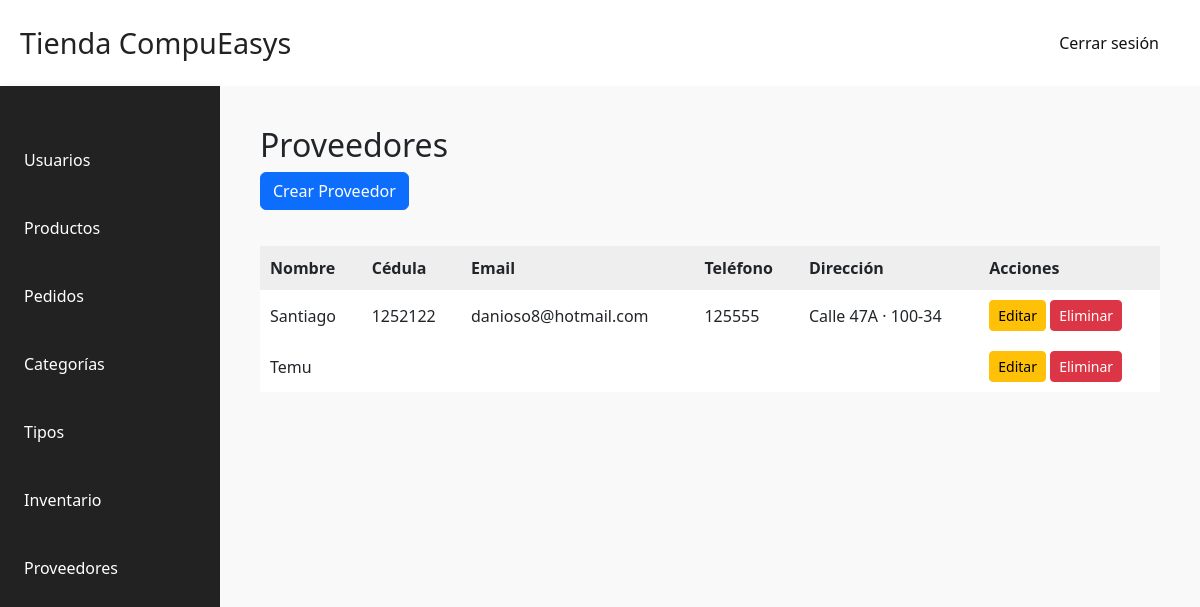
Page /dashboard/dashboard_home/?view=proveedores (signed in) on the committed database.
### core/models.py (models this page shows, shortened)
class proveedor(models.Model):
    nombre = models.CharField(max_length=100)
    cedulaOnita = models.CharField(max_length=20)
    telefono = models.CharField(max_length=20)
    email = models.EmailField()
    direccion = models.CharField(max_length=255)

### dashboard/views.py (the view, shortened to what this page needs)
# urls.py: path('dashboard_home/', dashboard_home, name='dashboard_home'),
@superuser_required
def dashboard_home(request):
    crear_producto_url = f"{reverse('dashboard_home')}?view=productos&crear=1"
    productos = ProductStore.objects.all()
    categorias = Category.objects.all()
    tipos = Type.objects.all()
    proveedores = proveedor.objects.all()
    userSimples = register_superuser.objects.all()
    show_create_product_form = request.GET.get('view') == 'productos' and request.GET.get('crear') == '1'
    return render(request, 'dashboard/dashboard_home.html', {
        'productos': productos,
        'categorias': categorias,
        'tipos': tipos,
        'proveedores': proveedores,
        'usuarios': userSimples,
        'show_create_product_form': show_create_product_form,
    })

### dashboard/views.py (called while the page is built)
def superuser_required(view_func):
    @wraps(view_func)
    def _wrapped_view(request, *args, **kwargs):
        if request.session.get('superuser_id'):
            return view_func(request, *args, **kwargs)
        return redirect('/login_user/?next=' + request.path)
    return _wrapped_view

### dashboard/templates/dashboard/dashboard_home.html (shortened to what this page needs)
{% load static %}
<!DOCTYPE html>
<html lang="es">
<head>
    <link rel="stylesheet" href="{% static 'css/dashboard.css' %}" />
    <link rel="stylesheet" href="{% static 'css/main.css' %}" />
   <link href="https://cdn.jsdelivr.net/npm/bootstrap@5.3.8/dist/css/bootstrap.min.css" rel="stylesheet">
</head>
<body>
    <header>
       <div class="admin-container">
         <h1>Tienda CompuEasys</h1>
          <div class="logout-container">
            <form method="post" action="{% url 'logout_view' %}">
                <button type="submit" class="btn ">Cerrar sesión</button>
            </form>
          </div>
       </div>
    </header>
    <div class="dashboard-container">
        <aside class="sidebar">
            <ul>
                <li><a href="?view=usuarios">Usuarios</a></li>
                <li><a href="?view=productos">Productos</a></li>
                <li><a href="?view=pedidos">Pedidos</a></li>
                <li><a href="?view=categoria">Categorías</a></li>
                <li><a href="?view=tipos">Tipos</a></li>
                <li><a href="?view=inventario">Inventario</a></li>
                <li><a href="?view=proveedores">Proveedores</a></li>
            </ul>
        </aside>
        <main class="main-content">
            {% if request.GET.view == "usuarios" %}
                <h2>Usuarios</h2>
                 <input type="hidden" name="csrfmiddlewaretoken" value="{{ csrf_token }}">
                <table>
                    <tr>
                        <th>Username</th>
                        <th>Email</th>
                        <th>Staff</th>
                        <th>Super</th>
                        <th>Activo</th>
                        <th>Admin</th>
                        <th>Acciones</th>
                    </tr>
                    {% for usuario in usuarios %}
                    <tr>
                        <td>{{ usuario.username }}</td>
                        <td>{{ usuario.email }}</td>
                        <td>
                            <select name="is_staff">
                                <option value="True">Sí</option>
                                <option value="False">No</option>
                            </select>
                        </td>
                        <td>
                            <select name="is_superuser">
                                <option value="True">Sí</option>
                                <option value="False">No</option>
                            </select>
                        </td>
                        <td>
                            <select name="is_active">
                                <option value="True">Sí</option>
                                <option value="False">No</option>
                            </select>
                        </td>
                        <td>
                            <select name="is_admin">
                                <option value="True">Sí</option>
                                <option value="False">No</option>
                            </select>
                        </td>
                            <td>
                                <button onclick="openEditModal('{{ usuario.id }}', '{{ usuario.username }}', '{{ usuario.email }}')">Editar</button>
                                <button class="btn btn-danger eliminar-usuario-btn" data-user-id="{{ usuario.id }}">Eliminar</button>
                           </td>
                            {% if usuario.is_staff %}
                                <span>Admin</span>
                            {% endif %}
                        </td>
                    </tr>
                    {% endfor %}
                    {% for usuario in usuarios_super %}
                    <tr>
                        <td>{{ usuario.username }}</td>
                        <td>{{ usuario.email }}</td>
                        <td>
                            <select name="is_staff">
                                <option value="True">Sí</option>
                                <option value="False">No</option>
                            </select>
                        </td>
                        <td>
                            <select name="is_superuser">
                                <option value="True">Sí</option>
                                <option value="False">No</option>
                            </select>
                        </td>
                        <td>
                            <select name="is_active">
                                <option value="True">Sí</option>
                                <option value="False">No</option>
                            </select>
                        </td>
                        <td>
                            <select name="is_admin">
                                <option value="True">Sí</option>
                                <option value="False">No</option>
                            </select>
                        </td>
                        <td>
                            <td>
                                <button onclick="openEditModal('{{ usuario.id }}', '{{ usuario.username }}', '{{ usuario.email }}')">Editar</button>
                            <td>
                                <button class="btn btn-danger eliminar-usuario-btn" data-user-id="{{ usuario.id }}">Eliminar</button>
                            </td>
                            {% if usuario.is_staff %}
                                <span>Admin</span>
                            {% endif %}
                        </td>
                    </tr>
                    {% endfor %}
                </table>
            {% elif request.GET.view == "inventario" %}
                <h2>Inventario</h2>
                <p>Aquí puedes mostrar tu inventario...</p>
            {% elif request.GET.view == "proveedores" %}
                <h2>Proveedores</h2>
                    <a href="{% url 'create_proveedor' %}" data-bs-toggle="modal" data-bs-target="#modalNuevoProveedor" class="btn btn-primary mb-3">Crear Proveedor</a>
                    <table>
                        <tr>
                              <th>Nombre</th>
                            <th>Cédula</th>
                            <th>Email</th>
                            <th>Teléfono</th>
                            <th>Dirección</th>
                            <th>Acciones</th>
                        </tr>
                    {% if proveedores %}
                        <tr>
                            {% for proveedor in proveedores %}
                                <td>{{ proveedor.nombre }}</td>
                                <td>{{ proveedor.cedulaOnita }}</td>
                                <td>{{ proveedor.email }}</td>
                                <td>{{ proveedor.telefono }}</td>
                                <td>{{ proveedor.direccion }}</td>
                                <td>
                                    <a href="{% url 'edit_proveedor' proveedor.id %}" class="btn btn-sm btn-warning">Editar</a>
                                    <a href="{% url 'delete_proveedor' proveedor.id %}" class="btn btn-sm btn-danger">Eliminar</a>
                                </td>
                        </tr>
                        {% endfor %}
                {% else %}
                    <p>No hay proveedores disponibles.</p>
                {% endif %}
            {% else %}
                <h2>Bienvenido al Dashboard</h2>
                <p>Selecciona una opción en la barra lateral.</p>
            {% endif %}
        </main>
    </div>
</body>
</html>

### dashboard/static/css/dashboard.css (style rules this page uses)
body { margin: 0; font-family: Arial, sans-serif; }
.admin-container { display: flex; justify-content: space-between; align-items: center; max-width: 100%; margin: 0 auto; padding: 20px; }
.admin-container h1 { margin: 0; font-size: 1.8em; color: #222; }
.admin-container .btn { color: #111111; border-radius: 10px; padding: 10px 20px; border-radius: 4px; transition: background 0.2s ease; }
.dashboard-container { display: flex; min-height: 100vh; }
.sidebar { width: 220px; background: #222; color: #fff; padding: 30px 0; box-shadow: 2px 0 8px rgba(0,0,0,0.05); }
.sidebar ul { list-style: none; padding: 0; margin: 0; }
.sidebar ul li { margin: 20px 0; }
.sidebar ul li a { color: #fff; text-decoration: none; padding: 12px 24px; display: block; border-radius: 4px; transition: background 0.2s; }
.main-content { flex: 1; padding: 40px; background: #f9f9f9; }
table { width: 100%; border-collapse: collapse; margin-top: 20px; background: #fff; }
th, td { padding: 10px; border: 1px solid #ddd; text-align: left; }
th { background: #eee; }

### core/static/css/main.css (style rules this page uses)
body { font-family: Arial, sans-serif; margin: 0; padding: 0; }

### rows in the picture
proveedor: nombre "Santiago", cedulaOnita "1252122", email "danioso8@hotmail.com", telefono "125555", direccion "Calle 47A · 100-34"
proveedor: nombre "Temu"
